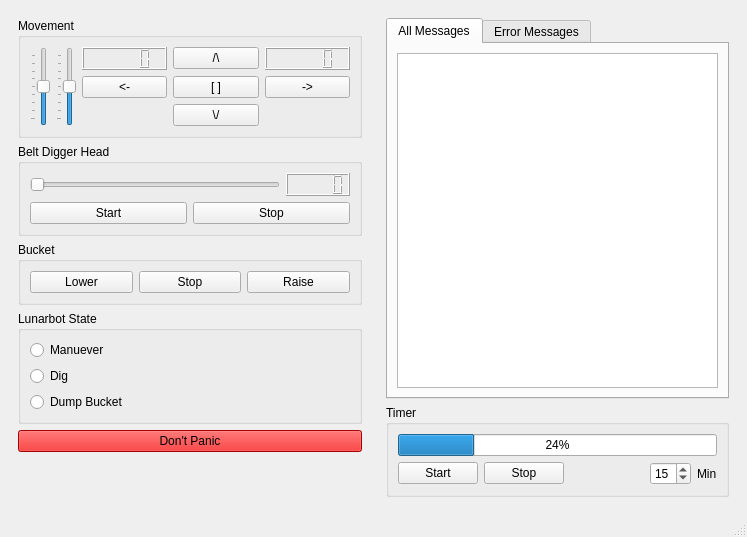
<?xml version="1.0" encoding="UTF-8"?>
<ui version="4.0">
 <class>MainWindow</class>
 <widget class="QMainWindow" name="MainWindow">
  <property name="geometry">
   <rect>
    <x>0</x>
    <y>0</y>
    <width>747</width>
    <height>537</height>
   </rect>
  </property>
  <property name="maximumSize">
   <size>
    <width>784</width>
    <height>16777215</height>
   </size>
  </property>
  <property name="windowTitle">
   <string>Lunarbot Contoller</string>
  </property>
  <widget class="QWidget" name="centralwidget">
   <layout class="QHBoxLayout" name="horizontalLayout_7">
    <item>
     <widget class="QFrame" name="verticalFrame">
      <property name="maximumSize">
       <size>
        <width>244</width>
        <height>16777215</height>
       </size>
      </property>
      <layout class="QVBoxLayout" name="verticalLayout_3" stretch="0,0,0,0,0,0">
       <property name="sizeConstraint">
        <enum>QLayout::SetMaximumSize</enum>
       </property>
       <item>
        <widget class="QGroupBox" name="group_move">
         <property name="maximumSize">
          <size>
           <width>16777215</width>
           <height>16777215</height>
          </size>
         </property>
         <property name="title">
          <string>Movement</string>
         </property>
         <property name="flat">
          <bool>false</bool>
         </property>
         <layout class="QGridLayout" name="gridLayout">
          <item row="0" column="1" rowspan="3">
           <widget class="QSlider" name="slider_speed_right">
            <property name="minimum">
             <number>-255</number>
            </property>
            <property name="maximum">
             <number>255</number>
            </property>
            <property name="singleStep">
             <number>16</number>
            </property>
            <property name="pageStep">
             <number>32</number>
            </property>
            <property name="sliderPosition">
             <number>0</number>
            </property>
            <property name="orientation">
             <enum>Qt::Vertical</enum>
            </property>
            <property name="tickPosition">
             <enum>QSlider::TicksAbove</enum>
            </property>
            <property name="tickInterval">
             <number>63</number>
            </property>
           </widget>
          </item>
          <item row="1" column="3">
           <widget class="QPushButton" name="button_move_stop">
            <property name="text">
             <string>[ ]</string>
            </property>
           </widget>
          </item>
          <item row="2" column="3">
           <widget class="QPushButton" name="button_move_backward">
            <property name="text">
             <string>\/</string>
            </property>
           </widget>
          </item>
          <item row="1" column="2">
           <widget class="QPushButton" name="button_move_left">
            <property name="text">
             <string>&lt;-</string>
            </property>
           </widget>
          </item>
          <item row="1" column="4">
           <widget class="QPushButton" name="button_move_right">
            <property name="text">
             <string>-&gt;</string>
            </property>
           </widget>
          </item>
          <item row="0" column="3">
           <widget class="QPushButton" name="button_move_forward">
            <property name="text">
             <string>/\</string>
            </property>
           </widget>
          </item>
          <item row="0" column="0" rowspan="3">
           <widget class="QSlider" name="slider_speed_left">
            <property name="minimum">
             <number>-255</number>
            </property>
            <property name="maximum">
             <number>255</number>
            </property>
            <property name="singleStep">
             <number>16</number>
            </property>
            <property name="pageStep">
             <number>32</number>
            </property>
            <property name="sliderPosition">
             <number>0</number>
            </property>
            <property name="orientation">
             <enum>Qt::Vertical</enum>
            </property>
            <property name="tickPosition">
             <enum>QSlider::TicksAbove</enum>
            </property>
            <property name="tickInterval">
             <number>63</number>
            </property>
           </widget>
          </item>
          <item row="0" column="2">
           <widget class="QLCDNumber" name="lcd_speed_left"/>
          </item>
          <item row="0" column="4">
           <widget class="QLCDNumber" name="lcd_speed_right">
            <property name="intValue" stdset="0">
             <number>0</number>
            </property>
           </widget>
          </item>
         </layout>
        </widget>
       </item>
       <item>
        <widget class="QGroupBox" name="group_belt">
         <property name="title">
          <string>Belt Digger Head</string>
         </property>
         <layout class="QVBoxLayout" name="verticalLayout">
          <item>
           <layout class="QHBoxLayout" name="horizontalLayout_4">
            <item>
             <widget class="QSlider" name="slider_belt_speed">
              <property name="minimum">
               <number>0</number>
              </property>
              <property name="maximum">
               <number>255</number>
              </property>
              <property name="orientation">
               <enum>Qt::Horizontal</enum>
              </property>
             </widget>
            </item>
            <item>
             <widget class="QLCDNumber" name="lcd_belt_speed"/>
            </item>
           </layout>
          </item>
          <item>
           <layout class="QHBoxLayout" name="horizontalLayout_5">
            <item>
             <widget class="QPushButton" name="button_belt_start">
              <property name="text">
               <string>Start</string>
              </property>
             </widget>
            </item>
            <item>
             <widget class="QPushButton" name="button_belt_stop">
              <property name="text">
               <string>Stop</string>
              </property>
             </widget>
            </item>
           </layout>
          </item>
         </layout>
        </widget>
       </item>
       <item>
        <widget class="QGroupBox" name="group_bucket">
         <property name="title">
          <string>Bucket</string>
         </property>
         <layout class="QHBoxLayout" name="horizontalLayout_2">
          <item>
           <widget class="QPushButton" name="button_bucket_down">
            <property name="text">
             <string>Lower</string>
            </property>
           </widget>
          </item>
          <item>
           <widget class="QPushButton" name="button_bucket_stop">
            <property name="text">
             <string>Stop</string>
            </property>
           </widget>
          </item>
          <item>
           <widget class="QPushButton" name="button_bucket_up">
            <property name="text">
             <string>Raise</string>
            </property>
           </widget>
          </item>
         </layout>
        </widget>
       </item>
       <item>
        <widget class="QGroupBox" name="group_states">
         <property name="title">
          <string>Lunarbot State</string>
         </property>
         <layout class="QVBoxLayout" name="verticalLayout_4">
          <item>
           <widget class="QRadioButton" name="radio_state_move">
            <property name="text">
             <string>Manuever</string>
            </property>
           </widget>
          </item>
          <item>
           <widget class="QRadioButton" name="radio_state_dig">
            <property name="text">
             <string>Dig</string>
            </property>
           </widget>
          </item>
          <item>
           <widget class="QRadioButton" name="radio_state_dump">
            <property name="text">
             <string>Dump Bucket</string>
            </property>
           </widget>
          </item>
         </layout>
        </widget>
       </item>
       <item>
        <widget class="QPushButton" name="button_panic">
         <property name="palette">
          <palette>
           <active>
            <colorrole role="WindowText">
             <brush brushstyle="SolidPattern">
              <color alpha="255">
               <red>0</red>
               <green>0</green>
               <blue>0</blue>
              </color>
             </brush>
            </colorrole>
            <colorrole role="Button">
             <brush brushstyle="SolidPattern">
              <color alpha="255">
               <red>232</red>
               <green>2</green>
               <blue>2</blue>
              </color>
             </brush>
            </colorrole>
            <colorrole role="Light">
             <brush brushstyle="SolidPattern">
              <color alpha="255">
               <red>255</red>
               <green>95</green>
               <blue>95</blue>
              </color>
             </brush>
            </colorrole>
            <colorrole role="Midlight">
             <brush brushstyle="SolidPattern">
              <color alpha="255">
               <red>243</red>
               <green>48</green>
               <blue>48</blue>
              </color>
             </brush>
            </colorrole>
            <colorrole role="Dark">
             <brush brushstyle="SolidPattern">
              <color alpha="255">
               <red>116</red>
               <green>1</green>
               <blue>1</blue>
              </color>
             </brush>
            </colorrole>
            <colorrole role="Mid">
             <brush brushstyle="SolidPattern">
              <color alpha="255">
               <red>155</red>
               <green>1</green>
               <blue>1</blue>
              </color>
             </brush>
            </colorrole>
            <colorrole role="Text">
             <brush brushstyle="SolidPattern">
              <color alpha="255">
               <red>0</red>
               <green>0</green>
               <blue>0</blue>
              </color>
             </brush>
            </colorrole>
            <colorrole role="BrightText">
             <brush brushstyle="SolidPattern">
              <color alpha="255">
               <red>255</red>
               <green>255</green>
               <blue>255</blue>
              </color>
             </brush>
            </colorrole>
            <colorrole role="ButtonText">
             <brush brushstyle="SolidPattern">
              <color alpha="255">
               <red>0</red>
               <green>0</green>
               <blue>0</blue>
              </color>
             </brush>
            </colorrole>
            <colorrole role="Base">
             <brush brushstyle="SolidPattern">
              <color alpha="255">
               <red>255</red>
               <green>255</green>
               <blue>255</blue>
              </color>
             </brush>
            </colorrole>
            <colorrole role="Window">
             <brush brushstyle="SolidPattern">
              <color alpha="255">
               <red>232</red>
               <green>2</green>
               <blue>2</blue>
              </color>
             </brush>
            </colorrole>
            <colorrole role="Shadow">
             <brush brushstyle="SolidPattern">
              <color alpha="255">
               <red>0</red>
               <green>0</green>
               <blue>0</blue>
              </color>
             </brush>
            </colorrole>
            <colorrole role="AlternateBase">
             <brush brushstyle="SolidPattern">
              <color alpha="255">
               <red>243</red>
               <green>128</green>
               <blue>128</blue>
              </color>
             </brush>
            </colorrole>
            <colorrole role="ToolTipBase">
             <brush brushstyle="SolidPattern">
              <color alpha="255">
               <red>255</red>
               <green>255</green>
               <blue>220</blue>
              </color>
             </brush>
            </colorrole>
            <colorrole role="ToolTipText">
             <brush brushstyle="SolidPattern">
              <color alpha="255">
               <red>0</red>
               <green>0</green>
               <blue>0</blue>
              </color>
             </brush>
            </colorrole>
           </active>
           <inactive>
            <colorrole role="WindowText">
             <brush brushstyle="SolidPattern">
              <color alpha="255">
               <red>0</red>
               <green>0</green>
               <blue>0</blue>
              </color>
             </brush>
            </colorrole>
            <colorrole role="Button">
             <brush brushstyle="SolidPattern">
              <color alpha="255">
               <red>232</red>
               <green>2</green>
               <blue>2</blue>
              </color>
             </brush>
            </colorrole>
            <colorrole role="Light">
             <brush brushstyle="SolidPattern">
              <color alpha="255">
               <red>255</red>
               <green>95</green>
               <blue>95</blue>
              </color>
             </brush>
            </colorrole>
            <colorrole role="Midlight">
             <brush brushstyle="SolidPattern">
              <color alpha="255">
               <red>243</red>
               <green>48</green>
               <blue>48</blue>
              </color>
             </brush>
            </colorrole>
            <colorrole role="Dark">
             <brush brushstyle="SolidPattern">
              <color alpha="255">
               <red>116</red>
               <green>1</green>
               <blue>1</blue>
              </color>
             </brush>
            </colorrole>
            <colorrole role="Mid">
             <brush brushstyle="SolidPattern">
              <color alpha="255">
               <red>155</red>
               <green>1</green>
               <blue>1</blue>
              </color>
             </brush>
            </colorrole>
            <colorrole role="Text">
             <brush brushstyle="SolidPattern">
              <color alpha="255">
               <red>0</red>
               <green>0</green>
               <blue>0</blue>
              </color>
             </brush>
            </colorrole>
            <colorrole role="BrightText">
             <brush brushstyle="SolidPattern">
              <color alpha="255">
               <red>255</red>
               <green>255</green>
               <blue>255</blue>
              </color>
             </brush>
            </colorrole>
            <colorrole role="ButtonText">
             <brush brushstyle="SolidPattern">
              <color alpha="255">
               <red>0</red>
               <green>0</green>
               <blue>0</blue>
              </color>
             </brush>
            </colorrole>
            <colorrole role="Base">
             <brush brushstyle="SolidPattern">
              <color alpha="255">
               <red>255</red>
               <green>255</green>
               <blue>255</blue>
              </color>
             </brush>
            </colorrole>
            <colorrole role="Window">
             <brush brushstyle="SolidPattern">
              <color alpha="255">
               <red>232</red>
               <green>2</green>
               <blue>2</blue>
              </color>
             </brush>
            </colorrole>
            <colorrole role="Shadow">
             <brush brushstyle="SolidPattern">
              <color alpha="255">
               <red>0</red>
               <green>0</green>
               <blue>0</blue>
              </color>
             </brush>
            </colorrole>
            <colorrole role="AlternateBase">
             <brush brushstyle="SolidPattern">
              <color alpha="255">
               <red>243</red>
               <green>128</green>
               <blue>128</blue>
              </color>
             </brush>
            </colorrole>
            <colorrole role="ToolTipBase">
             <brush brushstyle="SolidPattern">
              <color alpha="255">
               <red>255</red>
               <green>255</green>
               <blue>220</blue>
              </color>
             </brush>
            </colorrole>
            <colorrole role="ToolTipText">
             <brush brushstyle="SolidPattern">
              <color alpha="255">
               <red>0</red>
               <green>0</green>
               <blue>0</blue>
              </color>
             </brush>
            </colorrole>
           </inactive>
           <disabled>
            <colorrole role="WindowText">
             <brush brushstyle="SolidPattern">
              <color alpha="255">
               <red>116</red>
               <green>1</green>
               <blue>1</blue>
              </color>
             </brush>
            </colorrole>
            <colorrole role="Button">
             <brush brushstyle="SolidPattern">
              <color alpha="255">
               <red>232</red>
               <green>2</green>
               <blue>2</blue>
              </color>
             </brush>
            </colorrole>
            <colorrole role="Light">
             <brush brushstyle="SolidPattern">
              <color alpha="255">
               <red>255</red>
               <green>95</green>
               <blue>95</blue>
              </color>
             </brush>
            </colorrole>
            <colorrole role="Midlight">
             <brush brushstyle="SolidPattern">
              <color alpha="255">
               <red>243</red>
               <green>48</green>
               <blue>48</blue>
              </color>
             </brush>
            </colorrole>
            <colorrole role="Dark">
             <brush brushstyle="SolidPattern">
              <color alpha="255">
               <red>116</red>
               <green>1</green>
               <blue>1</blue>
              </color>
             </brush>
            </colorrole>
            <colorrole role="Mid">
             <brush brushstyle="SolidPattern">
              <color alpha="255">
               <red>155</red>
               <green>1</green>
               <blue>1</blue>
              </color>
             </brush>
            </colorrole>
            <colorrole role="Text">
             <brush brushstyle="SolidPattern">
              <color alpha="255">
               <red>116</red>
               <green>1</green>
               <blue>1</blue>
              </color>
             </brush>
            </colorrole>
            <colorrole role="BrightText">
             <brush brushstyle="SolidPattern">
              <color alpha="255">
               <red>255</red>
               <green>255</green>
               <blue>255</blue>
              </color>
             </brush>
            </colorrole>
            <colorrole role="ButtonText">
             <brush brushstyle="SolidPattern">
              <color alpha="255">
               <red>116</red>
               <green>1</green>
               <blue>1</blue>
              </color>
             </brush>
            </colorrole>
            <colorrole role="Base">
             <brush brushstyle="SolidPattern">
              <color alpha="255">
               <red>232</red>
               <green>2</green>
               <blue>2</blue>
              </color>
             </brush>
            </colorrole>
            <colorrole role="Window">
             <brush brushstyle="SolidPattern">
              <color alpha="255">
               <red>232</red>
               <green>2</green>
               <blue>2</blue>
              </color>
             </brush>
            </colorrole>
            <colorrole role="Shadow">
             <brush brushstyle="SolidPattern">
              <color alpha="255">
               <red>0</red>
               <green>0</green>
               <blue>0</blue>
              </color>
             </brush>
            </colorrole>
            <colorrole role="AlternateBase">
             <brush brushstyle="SolidPattern">
              <color alpha="255">
               <red>232</red>
               <green>2</green>
               <blue>2</blue>
              </color>
             </brush>
            </colorrole>
            <colorrole role="ToolTipBase">
             <brush brushstyle="SolidPattern">
              <color alpha="255">
               <red>255</red>
               <green>255</green>
               <blue>220</blue>
              </color>
             </brush>
            </colorrole>
            <colorrole role="ToolTipText">
             <brush brushstyle="SolidPattern">
              <color alpha="255">
               <red>0</red>
               <green>0</green>
               <blue>0</blue>
              </color>
             </brush>
            </colorrole>
           </disabled>
          </palette>
         </property>
         <property name="text">
          <string>Don't Panic</string>
         </property>
        </widget>
       </item>
       <item>
        <spacer name="verticalSpacer">
         <property name="orientation">
          <enum>Qt::Vertical</enum>
         </property>
         <property name="sizeHint" stdset="0">
          <size>
           <width>20</width>
           <height>40</height>
          </size>
         </property>
        </spacer>
       </item>
      </layout>
     </widget>
    </item>
    <item>
     <widget class="QFrame" name="verticalFrame_2">
      <layout class="QVBoxLayout" name="verticalLayout_5">
       <item>
        <widget class="QTabWidget" name="group_msg">
         <property name="currentIndex">
          <number>0</number>
         </property>
         <widget class="QWidget" name="tab_msg_all">
          <attribute name="title">
           <string>All Messages</string>
          </attribute>
          <layout class="QGridLayout" name="gridLayout_3">
           <item row="0" column="0">
            <widget class="QTextBrowser" name="text_msg_all"/>
           </item>
          </layout>
         </widget>
         <widget class="QWidget" name="tab_msg_error">
          <attribute name="title">
           <string>Error Messages</string>
          </attribute>
          <layout class="QGridLayout" name="gridLayout_4">
           <item row="0" column="0">
            <widget class="QTextBrowser" name="text_msg_error"/>
           </item>
          </layout>
         </widget>
        </widget>
       </item>
       <item>
        <widget class="QGroupBox" name="group_timer">
         <property name="title">
          <string>Timer</string>
         </property>
         <layout class="QVBoxLayout" name="verticalLayout_6">
          <item>
           <widget class="QProgressBar" name="progressBar">
            <property name="value">
             <number>24</number>
            </property>
           </widget>
          </item>
          <item>
           <layout class="QHBoxLayout" name="horizontalLayout_6">
            <item>
             <widget class="QPushButton" name="pushButton">
              <property name="text">
               <string>Start</string>
              </property>
             </widget>
            </item>
            <item>
             <widget class="QPushButton" name="pushButton_2">
              <property name="text">
               <string>Stop</string>
              </property>
             </widget>
            </item>
            <item>
             <spacer name="horizontalSpacer">
              <property name="orientation">
               <enum>Qt::Horizontal</enum>
              </property>
              <property name="sizeHint" stdset="0">
               <size>
                <width>40</width>
                <height>20</height>
               </size>
              </property>
             </spacer>
            </item>
            <item>
             <widget class="QSpinBox" name="spinBox">
              <property name="value">
               <number>15</number>
              </property>
             </widget>
            </item>
            <item>
             <widget class="QLabel" name="label">
              <property name="text">
               <string>Min</string>
              </property>
             </widget>
            </item>
           </layout>
          </item>
         </layout>
        </widget>
       </item>
      </layout>
     </widget>
    </item>
   </layout>
  </widget>
  <widget class="QStatusBar" name="statusbar"/>
  <action name="actionConnection">
   <property name="text">
    <string>connection</string>
   </property>
  </action>
  <action name="actionOptions">
   <property name="text">
    <string>options</string>
   </property>
  </action>
 </widget>
 <resources/>
 <connections/>
</ui>
